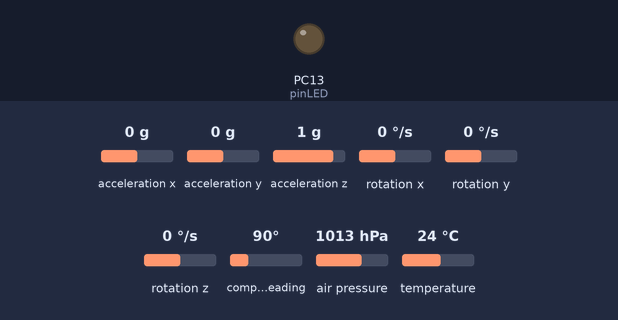
Bench run of a sketch on a simulated STM32 Black Pill. Parts: output pins drawn as LEDs (lit = HIGH). The test bench sets the inputs (shaded band); at power-on: acceleration x 0 g, acceleration y 0 g, acceleration z 1 g, rotation x 0 °/s, rotation y 0 °/s, rotation z 0 °/s, compass heading 90°, air pressure 1013 hPa, temperature 24 °C. Storage starts empty; what the sketch prints to the serial monitor is not drawn.

Above: at 1.0 s.
At 3.0 s:
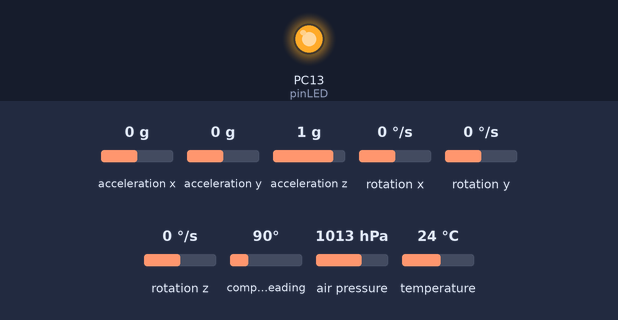
Timing chart, 0 to 5.3 s (numbered marks = the images above):
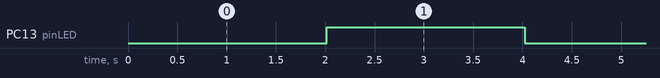

The sketch:

Rocket_Avionics_STM32.ino
```cpp
// Rocket Avionics Datalogger
// 2021-07-14
//
// This program is used to log sensor data during the launch of a
// model rocket. The program is run on a microcontroller connected
// to a BNO055 IMU & an MPU6050 6DOF module to obtain acceleration and orientation
// data, a BMP280 to obtain altitude, and a MicroSD card reader to
// store the data.
//
// The BNO055, MPU6050, and BMP280 are connected via I2C.
// The MicroSD card reader is connected using SPI.
// The datalogger runs at its maximum sample rate (currently 22/sec).
// The data is stored to the MicroSD card as a CSV file.
// The datalogger starts at power-up.


// Libraries:
#include <Wire.h>
#include <SPI.h>
#include <Adafruit_Sensor.h>
#include <Adafruit_BMP280.h>
#include <Adafruit_MPU6050.h>
#include <Adafruit_BNO055.h>
#include <utility/imumaths.h>
#include <SD.h>


// Global variables:
const int pinChipSelect = PA4;
const int pinLED = PC13;
unsigned long intervalLED = 1000;
unsigned long intervalLEDfailure = 250;
unsigned long intervalLEDsuccess = 2000;
int stateLED = LOW;
unsigned long previousMillis = 0;


// Classes:
Adafruit_BMP280 bmp;
Adafruit_MPU6050 mpu;
Adafruit_BNO055 bno = Adafruit_BNO055(55, 0x28);


void setup(void) {

  Serial.begin(115200);

  // Set up the status LED.
  pinMode(pinLED, OUTPUT);
  digitalWrite(pinLED, stateLED);

  // Initialize the MicroSD card.
  Serial.print("Initializing SD card...");
  if (!SD.begin(pinChipSelect)) {
    Serial.println("Failed to find the SD card.");
    blinkLEDError(intervalLEDfailure);
  }
  Serial.println("Card initialized.");

  // Initialize the BMP280 sensor.
  if (!bmp.begin(BMP280_ADDRESS_ALT, BMP280_CHIPID)) {
    Serial.println(F("Failed to find the BMP280 sensor."));
    blinkLEDError(intervalLEDfailure);
  }
  bmp.setSampling(Adafruit_BMP280::MODE_NORMAL,     // Operating Mode
                  Adafruit_BMP280::SAMPLING_X2,     // Temp. oversampling
                  Adafruit_BMP280::SAMPLING_X16,    // Pressure oversampling
                  Adafruit_BMP280::FILTER_X16,      // Filtering
                  Adafruit_BMP280::STANDBY_MS_1);   // Standby time
  Serial.println("BMP280 initialized.");

  // Initialize the MPU6050 sensor.
  if (!mpu.begin()) {
    Serial.println("Failed to find the MPU6050 sensor.");
    blinkLEDError(intervalLEDfailure);
  }
  mpu.setAccelerometerRange(MPU6050_RANGE_2_G);
  mpu.setGyroRange(MPU6050_RANGE_250_DEG);
  mpu.setFilterBandwidth(MPU6050_BAND_260_HZ);
  Serial.println("MPU6050 initialized.");

  // Initialise the BNO055 sensor.
  if (!bno.begin()) {
    Serial.println("Failed to find the BNO055 sensor.");
    blinkLEDError(intervalLEDfailure);
  }

  // Create the field headings within the data file on the MicroSD card.
  File dataFile = SD.open("DATALOG.TXT", FILE_WRITE);

  if (dataFile) {
    dataFile.println(F("Microseconds, Temperature (C), Air Pressure (Pa), Altitude (m), "
                      "MPU-Acceleration-X, MPU-Acceleration-Y, MPU-Acceleration-Z, "
                      "MPU-Rotation-X, MPU-Rotation-Y, MPU-Rotation-Z, "
                      "BNO-Orientation-X, BNO-Orientation-Y, BNO-Orientation-Z, "
                      "BNO-Gyro-X, BNO-Gyro-Y, BNO-Gyro-Z, "
                      "BNO-Linear-X, BNO-Linear-Y, BNO-Linear-Z, "
                      "BNO-Magnetometer-X, BNO-Magnetometer-Y, BNO-Magnetometer-Z, "
                      "BNO-Accelerometer-X, BNO-Accelerometer-Y, BNO-Accelerometer-Z, "
                      "BNO-Gravity-X, BNO-Gravity-Y, BNO-Gravity-Z, "
                      "BNO-Temperature, BNO-Calibration-System, "
                      "BNO-Calibration-Gyro, BNO-Calibration-Accel, BNO-Calibration-Mag"));
    dataFile.close();
  }
  else {
    Serial.println("Error opening the log file.");
    blinkLEDError(intervalLEDfailure);
  }

  // Report successful completion of initialization stage.
  Serial.println("Initialization successful.");
  intervalLED = intervalLEDsuccess;

}


void loop(void) {

  // Request the data from the BNO055 and MPU6050.
  sensors_event_t a, g, temp, orientationData , angVelocityData , linearAccelData, magnetometerData, accelerometerData, gravityData;
  mpu.getEvent(&a, &g, &temp);
  bno.getEvent(&orientationData, Adafruit_BNO055::VECTOR_EULER);
  bno.getEvent(&angVelocityData, Adafruit_BNO055::VECTOR_GYROSCOPE);
  bno.getEvent(&linearAccelData, Adafruit_BNO055::VECTOR_LINEARACCEL);
  bno.getEvent(&magnetometerData, Adafruit_BNO055::VECTOR_MAGNETOMETER);
  bno.getEvent(&accelerometerData, Adafruit_BNO055::VECTOR_ACCELEROMETER);
  bno.getEvent(&gravityData, Adafruit_BNO055::VECTOR_GRAVITY);
  int8_t boardTemp = bno.getTemp();
  uint8_t system, gyro, accel, mag = 0;
  bno.getCalibration(&system, &gyro, &accel, &mag);

  // Open the file. If the file is available, write to it. If not, report an error.
  File dataFile = SD.open("DATALOG.TXT", FILE_WRITE);

  if (dataFile) {
    dataFile.print(micros());
    dataFile.print(",");
    dataFile.print(bmp.readTemperature(),2);
    dataFile.print(",");
    dataFile.print(bmp.readPressure(),2);
    dataFile.print(",");
    dataFile.print(bmp.readAltitude(1013.25),2);
    dataFile.print(",");
    dataFile.print(a.acceleration.x,3);
    dataFile.print(",");
    dataFile.print(a.acceleration.y,3);
    dataFile.print(",");
    dataFile.print(a.acceleration.z,3);
    dataFile.print(",");
    dataFile.print(g.gyro.x,4);
    dataFile.print(",");
    dataFile.print(g.gyro.y,4);
    dataFile.print(",");
    dataFile.print(g.gyro.z,4);
    dataFile.print(",");
    dataFile.print(orientationData.orientation.x,4);
    dataFile.print(",");
    dataFile.print(orientationData.orientation.y,4);
    dataFile.print(",");
    dataFile.print(orientationData.orientation.z,4);
    dataFile.print(",");
    dataFile.print(angVelocityData.gyro.x,4);
    dataFile.print(",");
    dataFile.print(angVelocityData.gyro.y,4);
    dataFile.print(",");
    dataFile.print(angVelocityData.gyro.z,4);
    dataFile.print(",");
    dataFile.print(linearAccelData.acceleration.x,4);
    dataFile.print(",");
    dataFile.print(linearAccelData.acceleration.y,4);
    dataFile.print(",");
    dataFile.print(linearAccelData.acceleration.z,4);
    dataFile.print(",");
    dataFile.print(magnetometerData.magnetic.x,4);
    dataFile.print(",");
    dataFile.print(magnetometerData.magnetic.y,4);
    dataFile.print(",");
    dataFile.print(magnetometerData.magnetic.z,4);
    dataFile.print(",");
    dataFile.print(accelerometerData.acceleration.x,4);
    dataFile.print(",");
    dataFile.print(accelerometerData.acceleration.y,4);
    dataFile.print(",");
    dataFile.print(accelerometerData.acceleration.z,4);
    dataFile.print(",");
    dataFile.print(gravityData.acceleration.x,4);
    dataFile.print(",");
    dataFile.print(gravityData.acceleration.y,4);
    dataFile.print(",");
    dataFile.print(gravityData.acceleration.z,4);
    dataFile.print(",");
    dataFile.print(boardTemp);
    dataFile.print(",");
    dataFile.print(system);
    dataFile.print(",");
    dataFile.print(gyro);
    dataFile.print(",");
    dataFile.print(accel);
    dataFile.print(",");
    dataFile.println(mag);
    dataFile.close();
  }
  else {
    Serial.println("Error opening the log file.");
    intervalLED = intervalLEDfailure;
  }

  // Blink the LED to report successful initialization or runtime error, while program keeps running.
  unsigned long currentMillis = millis();
  if (currentMillis - previousMillis >= intervalLED) {
    previousMillis = currentMillis;

    if (stateLED == LOW) {
      stateLED = HIGH;
    } else {
      stateLED = LOW;
    }

    digitalWrite(pinLED, stateLED);
  }

}


// Blink the LED to report initialization failure and stop program.
void blinkLEDError(unsigned long blinkInterval) {
  while (1) {
    digitalWrite(pinLED, HIGH);
    delay(blinkInterval);
    digitalWrite(pinLED, LOW);
    delay(blinkInterval);
  }
}
```

Measured:
- by itself, PC13 (pinLED): alternates HIGH for 2.0 s and LOW for 2.0 s
